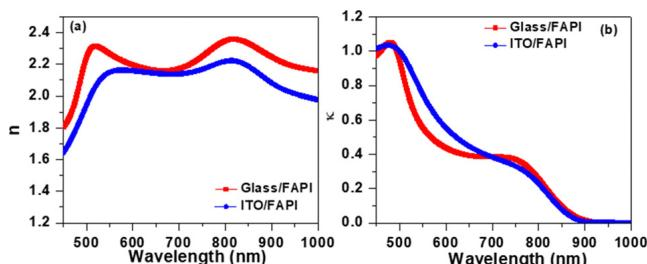
#> input picture reference/Khan 等 - 2024 - Optical constants manipulation of formamidinium lead iodide perovskites ellipsometric and spectrosc.pdf-64661b05-c239-4731-a3f7-2c0456a4df66/images/b3c499f799c0be47f32bf58a0c588af9c30db72b33cb6d3577d4c4317a76a48d.jpg, 647 x 264 px
$ python step02_digitize_fapi_optical_constants.py
#> lines starting #> are read from the running program, lines starting #| are printed output that depends on the picture; after the words box and inside, x2 and y2 are one past the last pixel; in counts of white or black regions, pixels touching at a corner belong together
from __future__ import annotations

from dataclasses import dataclass
from pathlib import Path

import cv2
import matplotlib.pyplot as plt
import numpy as np
import pandas as pd


PROJECT_ROOT = Path(__file__).resolve().parents[2]
SOURCE_IMAGE = PROJECT_ROOT / (
    "reference/Khan 等 - 2024 - Optical constants manipulation of formamidinium "
    "lead iodide perovskites ellipsometric and spectrosc.pdf-64661b05-c239-4731-a3f7-"
    "2c0456a4df66/images/b3c499f799c0be47f32bf58a0c588af9c30db72b33cb6d3577d4c4317a76a48d.jpg"
)
OUTPUT_CSV = PROJECT_ROOT / "resources/digitized/phase02_fig2_fapi_optical_constants_digitized.csv"
OUTPUT_FIGURE = PROJECT_ROOT / "results/figures/phase02_fig2_fapi_optical_constants_digitized.png"
OUTPUT_OVERLAY = PROJECT_ROOT / "results/figures/phase02_fig2_fapi_optical_constants_overlay.png"
OUTPUT_LOG = PROJECT_ROOT / "results/logs/phase02_fig2_fapi_digitization_notes.md"


@dataclass(frozen=True)
class PanelConfig:
    panel: str
    quantity: str
    x0: int
    y0: int
    x1: int
    y1: int
    x_min: float
    x_max: float
    y_min: float
    y_max: float
    keep_components: int
    component_min_area: int
    erase_regions: tuple[tuple[int, int, int, int], ...] = ()


PANELS = (
    PanelConfig(
        panel="a",
        quantity="n",
        x0=62,
        y0=17,
        x1=319,
        y1=222,
        x_min=450.0,
        x_max=1000.0,
        y_min=1.2,
        y_max=2.5,
        keep_components=1,
        component_min_area=200,
    ),
    PanelConfig(
        panel="b",
        quantity="kappa",
        x0=375,
        y0=15,
        x1=630,
        y1=224,
        x_min=450.0,
        x_max=1000.0,
        y_min=0.0,
        y_max=1.2,
        keep_components=10,
        component_min_area=20,
        erase_regions=((100, 0, 145, 40),),
    ),
)


SERIES_CONFIG = {
    "Glass/FAPI": {
        "mask_fn": lambda hsv: cv2.inRange(hsv, (0, 70, 80), (10, 255, 255))
        | cv2.inRange(hsv, (170, 70, 80), (180, 255, 255)),
        "plot_color": "#d62728",
    },
    "ITO/FAPI": {
        "mask_fn": lambda hsv: cv2.inRange(hsv, (90, 70, 50), (140, 255, 255)),
        "plot_color": "#1f3fff",
    },
}


def ensure_parent(path: Path) -> None:
    path.parent.mkdir(parents=True, exist_ok=True)


def select_components(mask: np.ndarray, keep_components: int, component_min_area: int) -> np.ndarray:
    count, labels, stats, _ = cv2.connectedComponentsWithStats(mask, connectivity=8)
    components: list[tuple[int, int]] = []
    for component_id in range(1, count):
        area = int(stats[component_id, cv2.CC_STAT_AREA])
        if area >= component_min_area:
            components.append((area, component_id))

    components.sort(reverse=True)
    filtered = np.zeros_like(mask)
    for _, component_id in components[:keep_components]:
        filtered[labels == component_id] = 255
    return filtered


def erase_regions(mask: np.ndarray, regions: tuple[tuple[int, int, int, int], ...]) -> np.ndarray:
    cleaned = mask.copy()
    for x0, y0, x1, y1 in regions:
        cleaned[y0:y1, x0:x1] = 0
    return cleaned


def extract_centerline(mask: np.ndarray) -> tuple[np.ndarray, np.ndarray]:
    xs: list[int] = []
    ys: list[float] = []
    for x in range(mask.shape[1]):
        y_idx = np.where(mask[:, x] > 0)[0]
        if y_idx.size:
            xs.append(x)
            ys.append(float(np.median(y_idx)))

    if not xs:
        raise RuntimeError("No curve pixels detected in panel.")

    x_array = np.asarray(xs, dtype=float)
    y_array = np.asarray(ys, dtype=float)

    full_x = np.arange(int(x_array.min()), int(x_array.max()) + 1, dtype=float)
    full_y = np.interp(full_x, x_array, y_array)
    return full_x, full_y


def pixel_to_data(panel: PanelConfig, x_pixels: np.ndarray, y_pixels: np.ndarray) -> tuple[np.ndarray, np.ndarray]:
    wavelength_nm = panel.x_min + (x_pixels / (panel.x1 - panel.x0)) * (panel.x_max - panel.x_min)
    values = panel.y_max - (y_pixels / (panel.y1 - panel.y0)) * (panel.y_max - panel.y_min)
    return wavelength_nm, values


# [62 lines left out: functions build_overlay, write_log, not called in this run]


def main() -> None:
    ensure_parent(OUTPUT_CSV)
    ensure_parent(OUTPUT_FIGURE)
    ensure_parent(OUTPUT_OVERLAY)
    ensure_parent(OUTPUT_LOG)

    source_bgr = cv2.imread(str(SOURCE_IMAGE))
#> source_bgr is the input picture: shape (264, 647, 3); mean B, G, R 237.9, 233.4, 238
    if source_bgr is None:
        raise FileNotFoundError(f"Failed to read source image: {SOURCE_IMAGE}")
    source_hsv = cv2.cvtColor(source_bgr, cv2.COLOR_BGR2HSV)
#> source_hsv: shape (264, 647, 3); mean H, S, V 14.6, 10.9, 242.5

    rows: list[dict[str, object]] = []
    extracted_pixels: dict[tuple[str, str], tuple[np.ndarray, np.ndarray]] = {}

    for panel in PANELS:
        panel_hsv = source_hsv[panel.y0 : panel.y1 + 1, panel.x0 : panel.x1 + 1]
        for series_name, config in SERIES_CONFIG.items():
            raw_mask = config["mask_fn"](panel_hsv)
            raw_mask = erase_regions(raw_mask, panel.erase_regions)
            filtered_mask = select_components(
                raw_mask,
                keep_components=panel.keep_components,
                component_min_area=panel.component_min_area,
            )
            x_pixels, y_pixels = extract_centerline(filtered_mask)
            wavelength_nm, values = pixel_to_data(panel, x_pixels, y_pixels)
            extracted_pixels[(panel.panel, series_name)] = (x_pixels, y_pixels)

            for wavelength_nm_i, value_i in zip(wavelength_nm, values, strict=True):
                rows.append(
                    {
                        "lit_id": "LIT-0001",
                        "figure": "Fig. 2",
                        "panel": panel.panel,
                        "quantity": panel.quantity,
                        "series": series_name,
                        "wavelength_nm": round(float(wavelength_nm_i), 6),
                        "value": round(float(value_i), 6),
                        "source_image": str(SOURCE_IMAGE.relative_to(PROJECT_ROOT)),
                        "digitization_basis": "paper_raster_curve",
                    }
                )
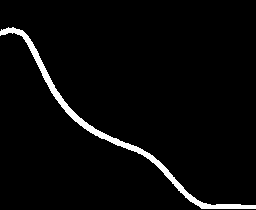
#> filtered_mask: shape (210, 256); 3.5% white; 1 white region, box (x1, y1, x2, y2) and area: (0, 27, 256, 209) 1873
#> after the loop, extracted_pixels = 4 items; rows = 982 items

    dataframe = pd.DataFrame(rows)
#> dataframe = table of 982 rows and 9 columns
#> (the run stopped early here; a loop or call above may not have finished)

$ run again, with reference/Khan 等 - 2024 - Optical constants manipulation of formamidinium lead iodide perovskites ellipsometric and spectrosc.pdf-64661b05-c239-4731-a3f7-2c0456a4df66/images/029b0d205e3da637664da2a522bba8cbcd934f9664a57bb15c70cf2f598573b5.jpg copied over reference/Khan 等 - 2024 - Optical constants manipulation of formamidinium lead iodide perovskites ellipsometric and spectrosc.pdf-64661b05-c239-4731-a3f7-2c0456a4df66/images/b3c499f799c0be47f32bf58a0c588af9c30db72b33cb6d3577d4c4317a76a48d.jpg
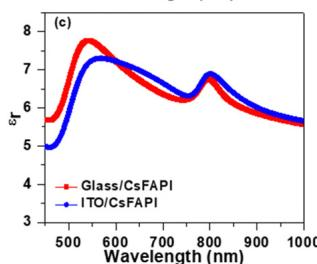
#> input picture reference/Khan 等 - 2024 - Optical constants manipulation of formamidinium lead iodide perovskites ellipsometric and spectrosc.pdf-64661b05-c239-4731-a3f7-2c0456a4df66/images/029b0d205e3da637664da2a522bba8cbcd934f9664a57bb15c70cf2f598573b5.jpg, 317 x 264 px
#> in main, source_bgr is the input picture: shape (264, 317, 3); mean B, G, R 237, 231.8, 237.2
#> source_hsv: shape (264, 317, 3); mean H, S, V 15.1, 12.4, 242.3
#> after the loop in main, `for panel in PANELS:`:
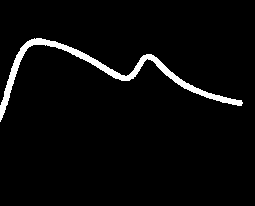
#> filtered_mask: shape (206, 255); 3.7% white; 1 white region, box (x1, y1, x2, y2) and area: (0, 38, 243, 122) 1948
#> after the loop in main, `for panel in PANELS:`: extracted_pixels = 2 items; rows = 297 items
